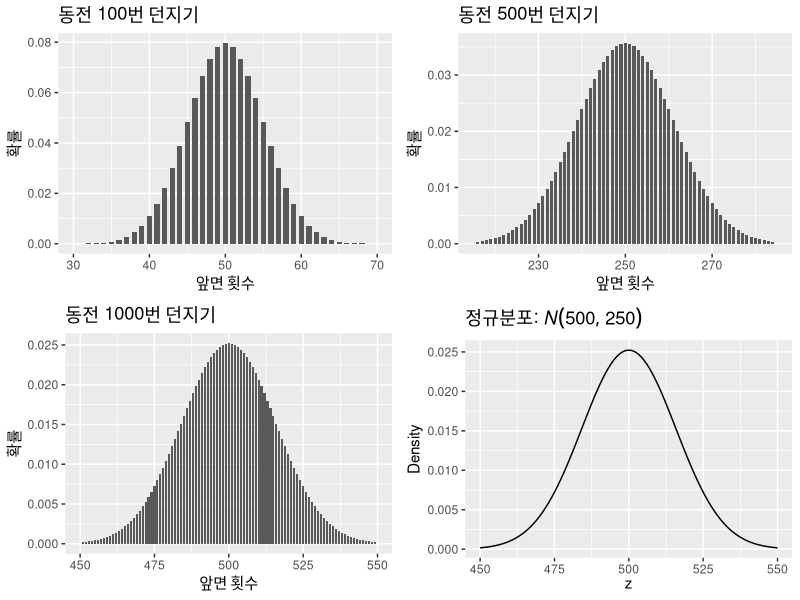
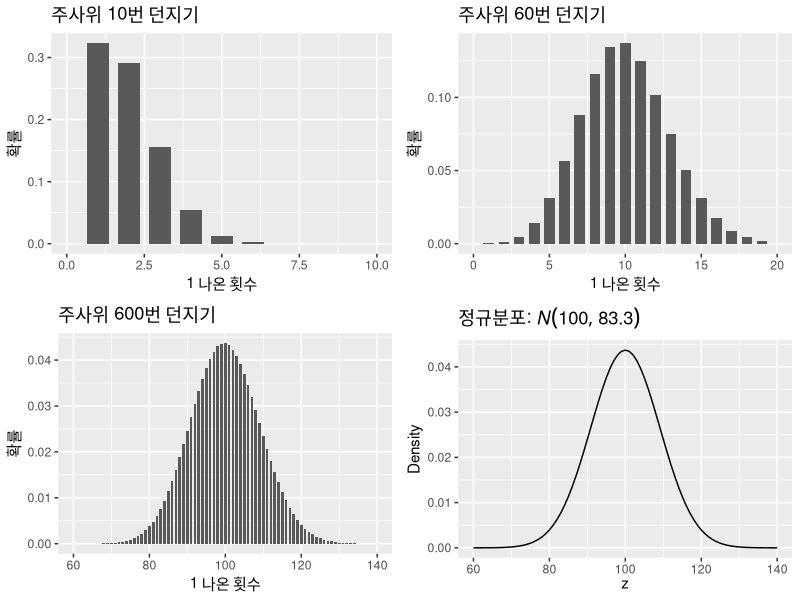
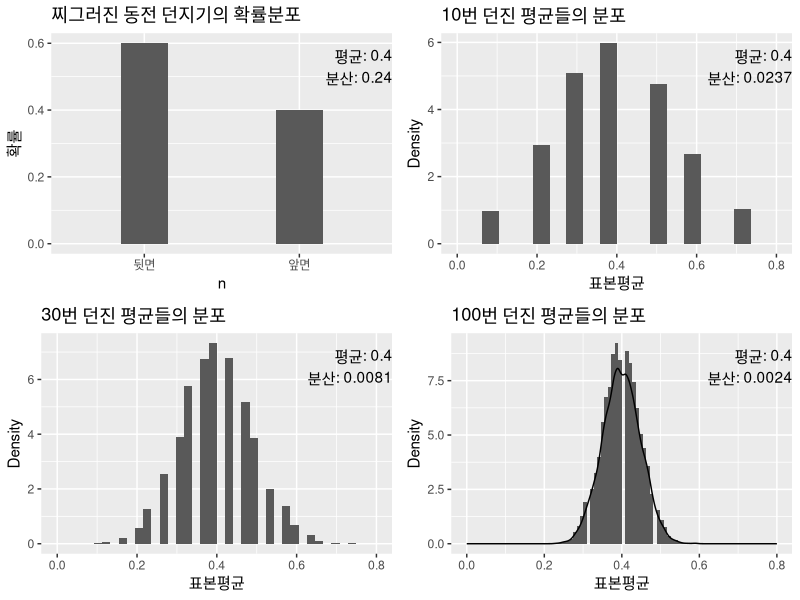
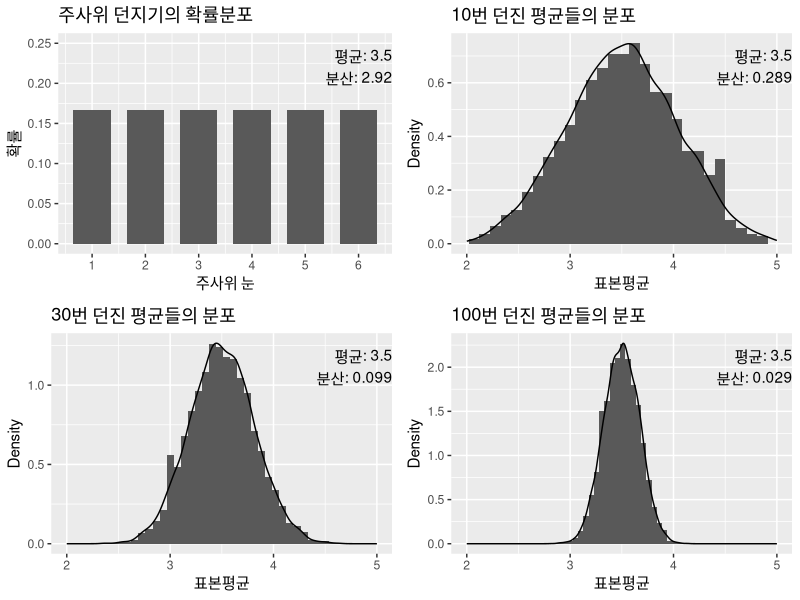
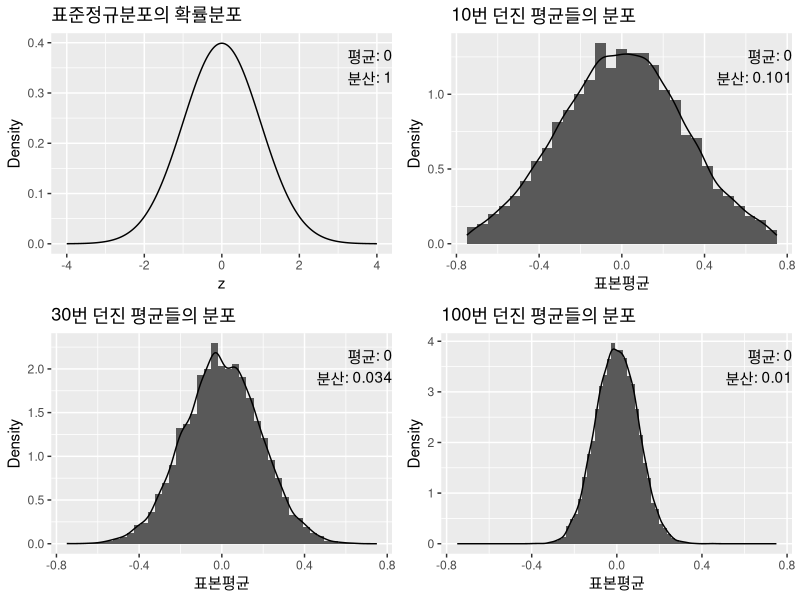
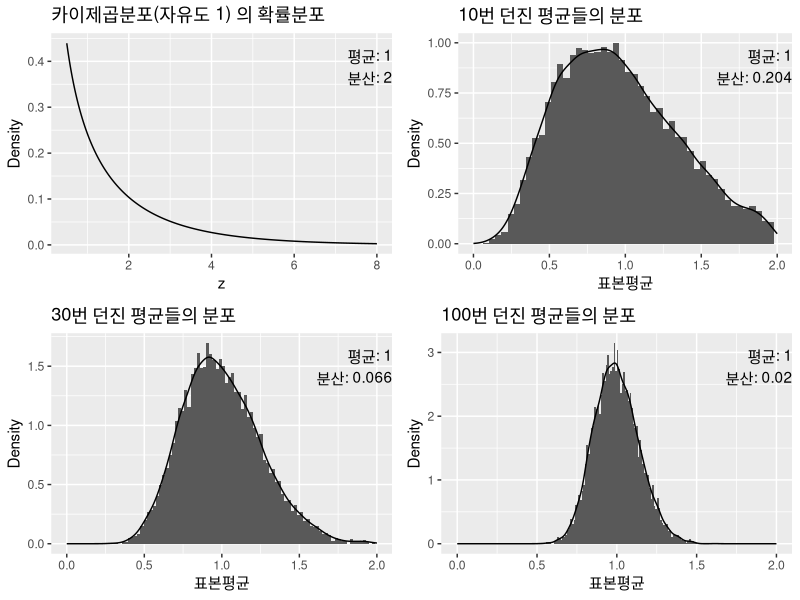
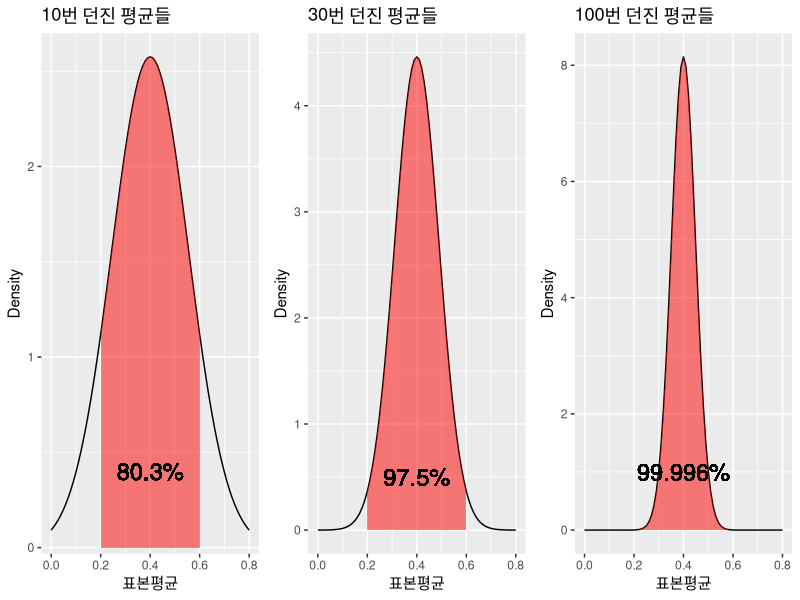

The R source for these figures, in order:
## ---- chunk 1
knitr::opts_chunk$set(echo = TRUE,fig.align="center",cache=T)
## ---- chunk 2
library(ggplot2);library(gridExtra)
coin_plot=function(n=10,xl=c(0,10)){
  bin=1:n
  coinplot=ggplot(data.frame(bin,p=dbinom(bin,max(bin),0.5)),aes(bin,p))+geom_bar(stat = "identity",width=0.7)+xlab("앞면 횟수")+ylab("확률")+ggtitle(paste("동전 ",max(bin),"번 던지기",sep=""))+xlim(xl)
  return(coinplot)
}

z=seq(450,550)
nplot=ggplot(data.frame(z,p=dnorm(z,mean=500,sd=sqrt(250))),aes(z,p))+geom_line()+ggtitle(expression(paste("정규분포: ",italic(N)(500,250),sep="")))+xlab(expression(z))+ylab("Density")


grid.arrange(coin_plot(100,xl=c(30,70)),coin_plot(500,xl=c(215,285)),coin_plot(1000,xl=c(450,550)),nplot, ncol=2)

## ---- chunk 3
ju_plot=function(n=10,xl=c(0,10)){
  bin=1:n
  coinplot=ggplot(data.frame(bin,p=dbinom(bin,max(bin),1/6)),aes(bin,p))+geom_bar(stat = "identity",width=0.7)+xlab("1 나온 횟수")+ylab("확률")+ggtitle(paste("주사위 ",max(bin),"번 던지기",sep=""))+xlim(xl)
  return(coinplot)
}

z=seq(60,140)
jnplot=ggplot(data.frame(z,p=dnorm(z,mean=100,sd=sqrt(250/3))),aes(z,p))+geom_line()+ggtitle(expression(paste("정규분포: ",italic(N)(100,83.3),sep="")))+xlab(expression(z))+ylab("Density")
grid.arrange(ju_plot(10,xl=c(0,10)),ju_plot(60,xl=c(0,20)),ju_plot(600,xl=c(60,140)),jnplot, ncol=2)

## ---- chunk 4
sample_mean=function(n=10){
  x=rbinom(n,1,0.4)
  return(mean(x))
}



f1=data.frame(n=c("앞면","뒷면"),p=c(0.4,0.6))
g1=ggplot(f1,aes(n,p))+geom_bar(stat = "identity",width=0.3) +ylab("확률")+ggtitle("찌그러진 동전 던지기의 확률분포")+annotate("text",  x=Inf, y = Inf, label ="평균: 0.4\n분산: 0.24", vjust=1.5, hjust=1)


xl=c(0,0.8)
mean_vec=sapply(1:10000,function(x){sample_mean(10)})
legends=paste("평균: ",round(mean(mean_vec),2),"\n분산: ",round(var(mean_vec),4),sep="")
g2=ggplot(data.frame(mean_vec),aes(mean_vec))+geom_histogram(aes(y=..density..),bins=20)+xlim(xl)+xlab("표본평균")+ggtitle("10번 던진 평균들의 분포")+ylab("Density")+annotate("text",  x=Inf, y = Inf, label = legends, vjust=1.5, hjust=1)

mean_vec=sapply(1:10000,function(x){sample_mean(30)})
legends=paste("평균: ",round(mean(mean_vec),2),"\n분산: ",round(var(mean_vec),4),sep="")
g3=ggplot(data.frame(mean_vec),aes(mean_vec))+geom_histogram(aes(y=..density..),bins=40)+xlim(xl)+xlab("표본평균")+ggtitle("30번 던진 평균들의 분포")+ylab("Density")+annotate("text",  x=Inf, y = Inf, label = legends, vjust=1.5, hjust=1)

mean_vec=sapply(1:10000,function(x){sample_mean(100)})
legends=paste("평균: ",round(mean(mean_vec),2),"\n분산: ",round(var(mean_vec),4),sep="")
g4=ggplot(data.frame(mean_vec),aes(mean_vec))+geom_histogram(aes(y=..density..),bins=90)+geom_density()+xlim(xl)+xlab("표본평균")+ggtitle("100번 던진 평균들의 분포")+ylab("Density")+annotate("text",  x=Inf, y = Inf, label = legends, vjust=1.5, hjust=1)

grid.arrange(g1,g2,g3,g4)
## ---- chunk 5
sample_mean=function(n=10){
  x=sample(1:6,n,replace=T)
  return(mean(x))
}



f1=data.frame(n=1:6,p=rep(1/6,6))
g1=ggplot(f1,aes(n,p))+geom_bar(stat = "identity",width=0.7)+xlab("주사위 눈")+ylab("확률")+scale_x_continuous(breaks=1:6)+ylim(0,0.25)+ggtitle("주사위 던지기의 확률분포")+annotate("text",  x=Inf, y = Inf, label ="평균: 3.5\n분산: 2.92", vjust=1.5, hjust=1)

xl=c(2,5)
mean_vec=sapply(1:10000,function(x){sample_mean(10)})
legends=paste("평균: ",round(mean(mean_vec),2),"\n분산: ",round(var(mean_vec),3),sep="")
g2=ggplot(data.frame(mean_vec),aes(mean_vec))+geom_histogram(aes(y=..density..),bins=30)+geom_density()+xlim(xl)+xlab("표본평균")+ggtitle("10번 던진 평균들의 분포")+ylab("Density")+annotate("text",  x=Inf, y = Inf, label = legends, vjust=1.5, hjust=1)

mean_vec=sapply(1:10000,function(x){sample_mean(30)})
legends=paste("평균: ",round(mean(mean_vec),2),"\n분산: ",round(var(mean_vec),3),sep="")
g3=ggplot(data.frame(mean_vec),aes(mean_vec))+geom_histogram(aes(y=..density..),bins=45)+geom_density()+xlim(xl)+xlab("표본평균")+ggtitle("30번 던진 평균들의 분포")+ylab("Density")+annotate("text",  x=Inf, y = Inf, label = legends, vjust=1.5, hjust=1)

mean_vec=sapply(1:10000,function(x){sample_mean(100)})
legends=paste("평균: ",round(mean(mean_vec),2),"\n분산: ",round(var(mean_vec),3),sep="")
g4=ggplot(data.frame(mean_vec),aes(mean_vec))+geom_histogram(aes(y=..density..),bins=60)+geom_density()+xlim(xl)+xlab("표본평균")+ggtitle("100번 던진 평균들의 분포")+ylab("Density")+annotate("text",  x=Inf, y = Inf, label = legends, vjust=1.5, hjust=1)

grid.arrange(g1,g2,g3,g4)
## ---- chunk 6
sample_mean=function(n=30){
  x=rnorm(n)
  return(mean(x))
}

z=seq(-4, 4,0.01)
f3=data.frame(z, p=dnorm(z))
g1=ggplot(f3,aes(z,p))+geom_line()+xlab("z")+ylab("Density")+ggtitle("표준정규분포의 확률분포")+annotate("text",  x=Inf, y = Inf, label ="평균: 0\n분산: 1", vjust=1.5, hjust=1)

xl=c(-.75,.75)
mean_vec=sapply(1:10000,function(x){sample_mean(10)})
legends=paste("평균: ",round(mean(mean_vec),2),"\n분산: ",round(var(mean_vec),3),sep="")
g2=ggplot(data.frame(mean_vec),aes(mean_vec))+geom_histogram(aes(y=..density..),bins=30)+geom_density()+xlim(xl)+xlab("표본평균")+ggtitle("10번 던진 평균들의 분포")+ylab("Density")+annotate("text",  x=Inf, y = Inf, label = legends, vjust=1.5, hjust=1)

mean_vec=sapply(1:10000,function(x){sample_mean(30)})
legends=paste("평균: ",round(mean(mean_vec),2),"\n분산: ",round(var(mean_vec),3),sep="")
g3=ggplot(data.frame(mean_vec),aes(mean_vec))+geom_histogram(aes(y=..density..),bins=45)+geom_density()+xlim(xl)+xlab("표본평균")+ggtitle("30번 던진 평균들의 분포")+ylab("Density")+annotate("text",  x=Inf, y = Inf, label = legends, vjust=1.5, hjust=1)

mean_vec=sapply(1:10000,function(x){sample_mean(100)})
legends=paste("평균: ",round(mean(mean_vec),2),"\n분산: ",round(var(mean_vec),3),sep="")
g4=ggplot(data.frame(mean_vec),aes(mean_vec))+geom_histogram(aes(y=..density..),bins=80)+geom_density()+xlim(xl)+xlab("표본평균")+ggtitle("100번 던진 평균들의 분포")+ylab("Density")+ylab("Density")+annotate("text",  x=Inf, y = Inf, label = legends, vjust=1.5, hjust=1)

grid.arrange(g1,g2,g3,g4)
## ---- chunk 7
sample_mean=function(n=30){
  x=rchisq(n,df=1)
  return(mean(x))
}

z=seq(0.5, 8,0.01)
f3=data.frame(z, p=dchisq(z,df=1))
g1=ggplot(f3,aes(z,p))+geom_line()+xlab("z")+ylab("Density")+ggtitle("카이제곱분포(자유도 1) 의 확률분포")+annotate("text",  x=Inf, y = Inf, label ="평균: 1\n분산: 2", vjust=1.5, hjust=1)

xl=c(0,2)
mean_vec=sapply(1:10000,function(x){sample_mean(10)})
legends=paste("평균: ",round(mean(mean_vec),2),"\n분산: ",round(var(mean_vec),3),sep="")
g2=ggplot(data.frame(mean_vec),aes(mean_vec))+geom_histogram(aes(y=..density..),bins=50)+geom_density()+xlim(xl)+xlab("표본평균")+ggtitle("10번 던진 평균들의 분포")+ylab("Density")+annotate("text",  x=Inf, y = Inf, label = legends, vjust=1.5, hjust=1)

mean_vec=sapply(1:10000,function(x){sample_mean(30)})
legends=paste("평균: ",round(mean(mean_vec),2),"\n분산: ",round(var(mean_vec),3),sep="")
g3=ggplot(data.frame(mean_vec),aes(mean_vec))+geom_histogram(aes(y=..density..),bins=100)+geom_density()+xlim(xl)+xlab("표본평균")+ggtitle("30번 던진 평균들의 분포")+ylab("Density")+annotate("text",  x=Inf, y = Inf, label = legends, vjust=1.5, hjust=1)

mean_vec=sapply(1:10000,function(x){sample_mean(100)})
legends=paste("평균: ",round(mean(mean_vec),2),"\n분산: ",round(var(mean_vec),3),sep="")
g4=ggplot(data.frame(mean_vec),aes(mean_vec))+geom_histogram(aes(y=..density..),bins=200)+geom_density()+xlim(xl)+xlab("표본평균")+ggtitle("100번 던진 평균들의 분포")+ylab("Density")+annotate("text",  x=Inf, y = Inf, label = legends, vjust=1.5, hjust=1)

grid.arrange(g1,g2,g3,g4)
## ---- chunk 8
sample_mean=function(n=10){
  x=rbinom(n,1,0.4)
  return(mean(x))
}

z=seq(0,0.8,0.01)
d10=dnorm(z,mean=0.4,sd=sqrt(0.024))
d30=dnorm(z,mean=0.4,sd=sqrt(0.008))
d100=dnorm(z,mean=0.4,sd=sqrt(0.0024))
pct10=1-2*pnorm(0.2,mean=0.4,sd=sqrt(0.024));pct10=paste(round(100*pct10,1),"%",sep="")
pct30=1-2*pnorm(0.2,mean=0.4,sd=sqrt(0.008));pct30=paste(round(100*pct30,1),"%",sep="")
pct100=1-2*pnorm(0.2,mean=0.4,sd=sqrt(0.0024));pct100=paste(round(100*pct100,3),"%",sep="")




f1=data.frame(n=c("앞면","뒷면"),p=c(0.4,0.6))
g1=ggplot(f1,aes(n,p))+geom_bar(stat = "identity",width=0.3) +ylab("확률")+ggtitle("찌그러진 동전 던지기의 확률분포")+annotate("text",  x=Inf, y = Inf, label ="평균: 0.4\n분산: 0.24", vjust=1.5, hjust=1)


xl=c(0,0.8)
g2=ggplot(data.frame(z,d10),aes(z,d10))+geom_line()+xlim(xl)+xlab("표본평균")+ggtitle("10번 던진 평균들")+ylab("Density")+ geom_ribbon(data=subset(data.frame(z,d10), z>=0.2 & z<=0.6),aes(x=z,ymax=d10),ymin=0,fill="red", alpha=0.5)+geom_text(data = NULL, x = 0.4, y = 0.4, label = pct10,size=6)


g3=ggplot(data.frame(z,d30),aes(z,d30))+geom_line()+xlim(xl)+xlab("표본평균")+ggtitle("30번 던진 평균들")+ylab("Density")+geom_ribbon(data=subset(data.frame(z,d30), z>=0.2 & z<=0.6),aes(x=z,ymax=d30),ymin=0,fill="red", alpha=0.5)+geom_text(data = NULL, x = 0.4, y = 0.5, label = pct30,size=6)

g4=ggplot(data.frame(z,d100),aes(z,d100))+geom_line()+xlim(xl)+xlab("표본평균")+ggtitle("100번 던진 평균들")+ylab("Density")+geom_ribbon(data=subset(data.frame(z,d100), z>=0.2 & z<=0.6),aes(x=z,ymax=d100),ymin=0,fill="red", alpha=0.5)+geom_text(data = NULL, x = 0.4, y = 1, label = pct100,size=6)


grid.arrange(g2,g3,g4,ncol=3)
